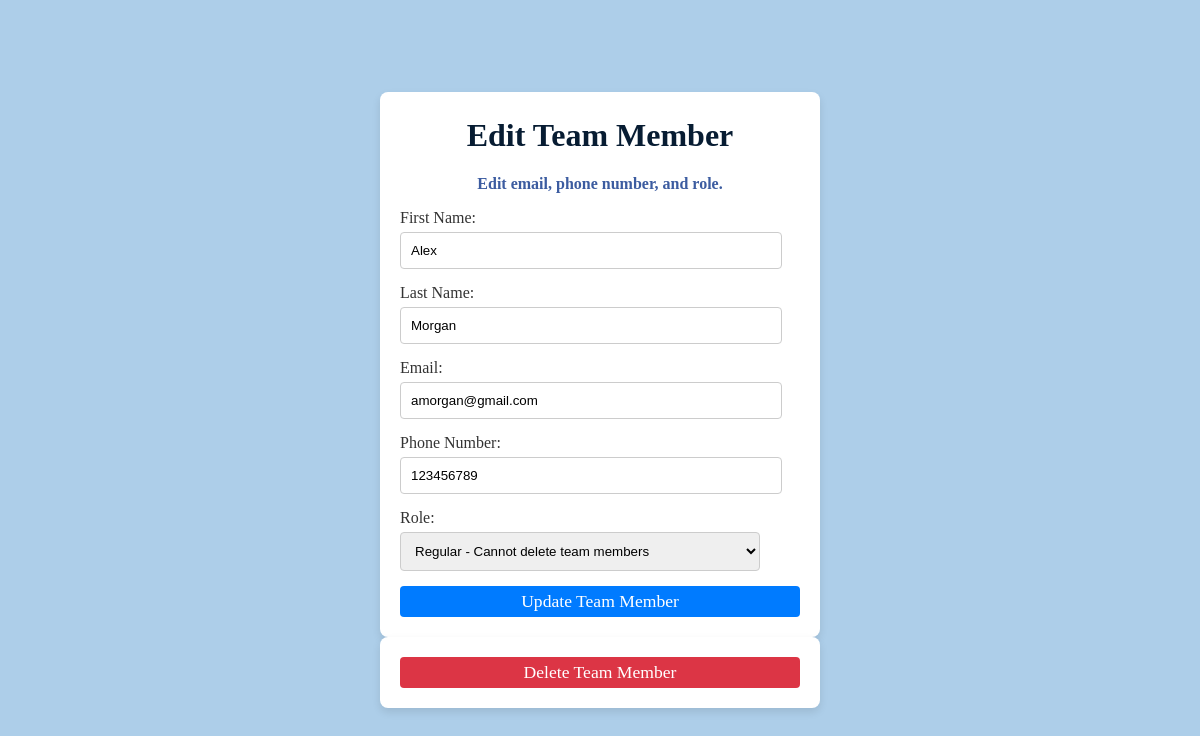
/api/edit/21/, run on the app's committed database.
### myapp/models.py (models this page shows, shortened)
class TeamMember(models.Model):
    ROLE_CHOICES = [
        ('admin', 'Admin'),
        ('regular', 'Regular'),
    ]
    first_name = models.CharField(max_length=100)
    last_name = models.CharField(max_length=100)
    email = models.EmailField(unique=True)
    phone_regex = RegexValidator(regex=r'^\+?1?\d{9,15}$', message="Phone number must be entered in the format: '+999999999'. Up to 15 digits allowed.")
    phone_number = models.CharField(validators=[phone_regex], max_length=17, blank=True) # Validators should be a list
    role = models.CharField(max_length=100)
    created_at = models.DateTimeField(auto_now_add=True)

### myapp/views.py (the view, shortened to what this page needs)
# urls.py: path('edit/<int:id>/', edit_team_member, name='edit_team_member'),
def edit_team_member(request, id):
    team_member = get_object_or_404(TeamMember, id=id)
    return render(request, 'edit_team_member.html', {'team_member': team_member})

### myapp/templates/edit_team_member.html (shortened to what this page needs)
<!DOCTYPE html>
<html lang="en">
<head>
</head>
<body>
    <form method="POST">
        <h1>Edit Team Member</h1>
        <h4>Edit email, phone number, and role.</h4>
        <label>First Name:</label>
        <input type="text" name="first_name" value="{{ team_member.first_name }}" required><br>
        <label>Last Name:</label>
        <input type="text" name="last_name" value="{{ team_member.last_name }}" required><br>
        <label>Email:</label>
        <input type="email" name="email" value="{{ team_member.email }}" required><br>
        <label>Phone Number:</label>
        <input type="tel" name="phone_number" value="{{ team_member.phone_number }}" required><br>
        <label>Role:</label>
        <select name="role" required>
            <option value="regular" {% if team_member.role == 'regular' %}selected{% endif %}>Regular - Cannot delete team members</option>
        </select><br>
        <button type="submit">Update Team Member</button>
    </form>
{% if team_member.role == 'regular' %}
<form method="POST" action="{% url 'delete_team_member' team_member.id %}">
    <button type="submit" class="delete-button">Delete Team Member</button>
</form>
{% endif %}
</body>
</html>
</body>
</html>

### myapp/templates/edit_team_member.html (style rules this page uses)
body { font-family: Georgia, 'Times New Roman', Times, serif, 'Times New Roman', Times, serif, sans-serif; background-color: #f0f0f0; color: #333; display: flex; justify-content: center; align-items: center; height: 100vh; margin: 0; flex-direction: column; background-color: #adcee9; }
h1 { font-size: 2.0em; color: #071c32; margin-bottom: 0em; margin-top: 5px; text-align: center; }
h4 { font-size: 1.0em; color: #3c5ca0; margin-bottom: 1em; text-align: center; }
form { background-color: white; padding: 20px; border-radius: 8px; box-shadow: 0 4px 8px rgba(0, 0, 0, 0.1); width: 100%; max-width: 400px; }
label { font-weight: normal; margin-top: 15px; display: block; }
input, select { width: 90%; padding: 10px; margin-top: 5px; border: 1px solid #ccc; border-radius: 4px; }
button { font-family: Georgia, 'Times New Roman', Times, serif, sans-serif; width: 100%; padding: 5px; background-color: #007BFF; color: white; border: none; border-radius: 4px; font-size: 1.1em; margin-top: 15px; cursor: pointer; }
.delete-button { font-family: Georgia, 'Times New Roman', Times, serif, sans-serif; width: 100%; padding: 5px; background-color: #dc3545; color: white; border: none; border-radius: 4px; font-size: 1.1em; margin-top: 0px; cursor: pointer; }

### data on the page
TeamMember: first_name "Alex", last_name "Morgan", email "amorgan@gmail.com", phone_number "123456789", role "Regular - Cannot delete team members"
